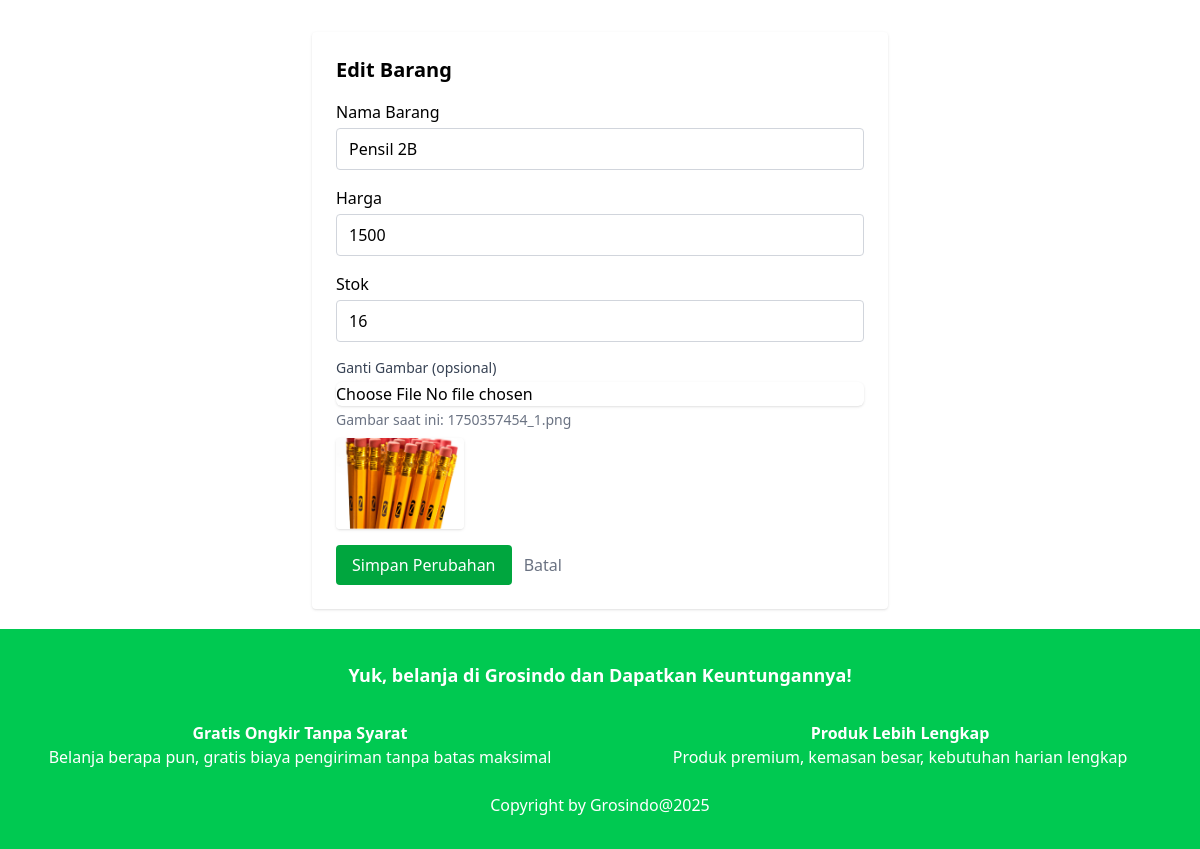
/public/dashboardAdmin/edit/1 (signed in), run on the app's committed database.
### tables this page shows
CREATE TABLE `barang` (
  `id` int NOT NULL,
  `nama` varchar(100) DEFAULT NULL,
  `harga` decimal(10,0) DEFAULT NULL,
  `stok` int DEFAULT NULL,
  `kategori_id` int DEFAULT NULL,
  `gambar` varchar(255) DEFAULT NULL
);

### app/core/Controller.php (called while the page is built, shortened)
<?php
class Controller {
    public function model($model) {
        return new $model;
    }
    public function view($view, $data = []) {
        require_once '../app/views/' .$view . '.php';
    }
}

### app/core/App.php (called while the page is built, shortened)
<?php
class App {
    protected $method = 'index';
    public function __construct() {
        $url = $this->parseURL();
        if (isset($url[0]) && file_exists('../app/controllers/' . $url[0] . '.php')) {
            unset($url[0]);
        }
        $this->controller = new $this->controller;
        if (isset($url[1]) && method_exists($this->controller, $url[1])) {
            $this->method = $url[1];
            unset($url[1]);
        }
        $this->params = $url ? array_values($url) : [];
        call_user_func_array([$this->controller, $this->method], $this->params);
    }
    public function parseURL() {
        if (isset($_GET['url'])) {
            return explode('/', filter_var(rtrim($_GET['url'], '/'), FILTER_SANITIZE_URL));
        }
        return [];
    }
}

### public/index.php (called while the page is built, shortened)
<?php
$app = new App();

### app/core/Database.php (called while the page is built, shortened)
<?php
class Database
{
    private $host = DB_HOST;
    private $dbname = DB_NAME;
    private $username = DB_USER;
    private $password = DB_PASS;
    private $dbh;
    private $stmt;
    public function __construct()
    {
        $dsn = 'mysql:host=' . $this->host . ';dbname=' . $this->dbname;
        $options = [
            PDO::ATTR_PERSISTENT => true,
            PDO::ATTR_ERRMODE    => PDO::ERRMODE_EXCEPTION
        ];
        try {
            $this->dbh = new PDO($dsn, $this->username, $this->password, $options);
        } catch (PDOException $e) {
            die('Database Error: ' . $e->getMessage());
        }
    }
    public function query($query)
    {
        $this->stmt = $this->dbh->prepare($query);
    }
    public function bind($param, $value, $type = null)
    {
        if (is_null($type)) {
            switch (true) {
                default:
                    $type = PDO::PARAM_STR;
            }
        }
        $this->stmt->bindValue($param, $value, $type);
    }
    public function execute()
    {
        return $this->stmt->execute();
    }
    public function result()
    {
        $this->execute();
        return $this->stmt->fetch(PDO::FETCH_ASSOC);
    }
}

### app/models/Model_barang.php (called while the page is built, shortened)
<?php
class Model_barang
{
    private $db;
    public function __construct()
    {
        $this->db = new Database;
    }
    public function getBarangById($id)
    {
        $this->db->query("SELECT * FROM barang WHERE id = :id");
        $this->db->bind(':id', $id);
        return $this->db->result();
    }
}

### app/views/dashboardAdmin/edit.php (the view, shortened to what this page needs)
<head>
    <script src="https://cdn.jsdelivr.net/npm/@tailwindcss/browser@4"></script>
</head>
<div class="max-w-xl mx-auto my-5 bg-white shadow p-6 mt-8 rounded">
    <h2 class="text-xl font-bold mb-4">Edit Barang</h2>
    <form action="<?= BASEURL; ?>/dashboardAdmin/edit/<?= $data['barang']['id']; ?>" method="POST" enctype="multipart/form-data">
        <div class="mb-4">
            <label class="block mb-1 font-medium">Nama Barang</label>
            <input type="text" name="nama" value="<?= $data['barang']['nama']; ?>" class="w-full border border-gray-300 rounded px-3 py-2" required>
        </div>
        <div class="mb-4">
            <label class="block mb-1 font-medium">Harga</label>
            <input type="number" name="harga" value="<?= $data['barang']['harga']; ?>" class="w-full border border-gray-300 rounded px-3 py-2" required>
        </div>
        <div class="mb-4">
            <label class="block mb-1 font-medium">Stok</label>
            <input type="number" name="stok" value="<?= $data['barang']['stok']; ?>" class="w-full border border-gray-300 rounded px-3 py-2" required>
        </div>
        <div class="mb-4">
            <label class="block text-sm font-medium text-gray-700">Ganti Gambar (opsional)</label>
            <input type="file" name="gambar" accept="image/*"
                class="mt-1 block w-full border-gray-300 rounded-md shadow-sm focus:ring-sky-500 focus:border-sky-500" />
            <p class="text-sm text-gray-500 mt-1">Gambar saat ini: <?= basename($data['barang']['gambar']); ?></p>
            <img src="<?= BASEURL; ?>/<?= $data['barang']['gambar']; ?>" alt="Gambar Barang" class="mt-2 w-32 rounded shadow">
        </div>
        <button type="submit" class="bg-green-600 text-white px-4 py-2 rounded">Simpan Perubahan</button>
        <a href="<?= BASEURL; ?>/dashboardAdmin" class="ml-2 text-gray-500">Batal</a>
    </form>
</div>

### data on the page
barang: nama "Pensil 2B", harga "1500", stok "16", gambar "1750357454_1.png", gambar (picture)
